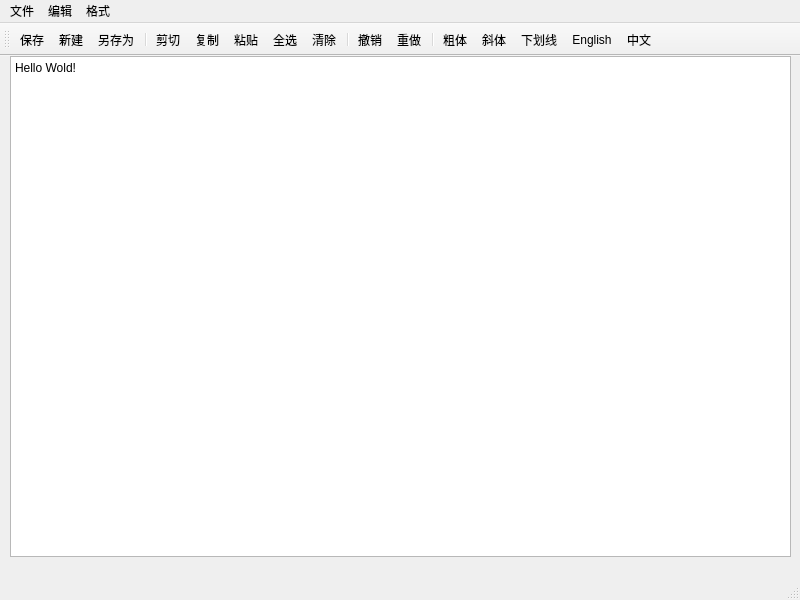
<?xml version="1.0" encoding="UTF-8"?>
<ui version="4.0">
 <class>MainWindow</class>
 <widget class="QMainWindow" name="MainWindow">
  <property name="geometry">
   <rect>
    <x>0</x>
    <y>0</y>
    <width>800</width>
    <height>600</height>
   </rect>
  </property>
  <property name="windowTitle">
   <string>MainWindow</string>
  </property>
  <widget class="QWidget" name="centralwidget">
   <widget class="QPlainTextEdit" name="plainTextEdit">
    <property name="geometry">
     <rect>
      <x>10</x>
      <y>0</y>
      <width>781</width>
      <height>501</height>
     </rect>
    </property>
    <property name="plainText">
     <string>Hello Wold!</string>
    </property>
   </widget>
  </widget>
  <widget class="QMenuBar" name="menubar">
   <property name="geometry">
    <rect>
     <x>0</x>
     <y>0</y>
     <width>800</width>
     <height>29</height>
    </rect>
   </property>
   <widget class="QMenu" name="menu_File">
    <property name="title">
     <string>文件</string>
    </property>
    <addaction name="action_New"/>
    <addaction name="action_Save"/>
    <addaction name="action_SaveAnother"/>
    <addaction name="action_Open"/>
    <addaction name="separator"/>
    <addaction name="action_Close"/>
   </widget>
   <widget class="QMenu" name="menu_Edit">
    <property name="title">
     <string>编辑</string>
    </property>
    <addaction name="action_Copy"/>
    <addaction name="action_Paste"/>
    <addaction name="action_Cut"/>
    <addaction name="separator"/>
    <addaction name="action_SlelctAll"/>
    <addaction name="action_Clear"/>
    <addaction name="separator"/>
    <addaction name="action_Undo"/>
    <addaction name="action_Redo"/>
   </widget>
   <widget class="QMenu" name="menu_2">
    <property name="title">
     <string>格式</string>
    </property>
    <widget class="QMenu" name="menuLanguage">
     <property name="title">
      <string>Language</string>
     </property>
     <addaction name="action_English"/>
     <addaction name="action_Chinese"/>
    </widget>
    <addaction name="action_Bold"/>
    <addaction name="action_Italic"/>
    <addaction name="action_UnderLine"/>
    <addaction name="separator"/>
    <addaction name="menuLanguage"/>
    <addaction name="separator"/>
    <addaction name="action_Text"/>
   </widget>
   <addaction name="menu_File"/>
   <addaction name="menu_Edit"/>
   <addaction name="menu_2"/>
  </widget>
  <widget class="QToolBar" name="toolBar">
   <property name="windowTitle">
    <string>toolBar</string>
   </property>
   <attribute name="toolBarArea">
    <enum>TopToolBarArea</enum>
   </attribute>
   <attribute name="toolBarBreak">
    <bool>false</bool>
   </attribute>
   <addaction name="action_Save"/>
   <addaction name="action_New"/>
   <addaction name="action_SaveAnother"/>
   <addaction name="separator"/>
   <addaction name="action_Cut"/>
   <addaction name="action_Copy"/>
   <addaction name="action_Paste"/>
   <addaction name="action_SlelctAll"/>
   <addaction name="action_Clear"/>
   <addaction name="separator"/>
   <addaction name="action_Undo"/>
   <addaction name="action_Redo"/>
   <addaction name="separator"/>
   <addaction name="action_Bold"/>
   <addaction name="action_Italic"/>
   <addaction name="action_UnderLine"/>
   <addaction name="action_English"/>
   <addaction name="action_Chinese"/>
  </widget>
  <widget class="QStatusBar" name="statusBar"/>
  <action name="action_Open">
   <property name="icon">
    <iconset>
     <normalon>images/001.GIF</normalon>
    </iconset>
   </property>
   <property name="text">
    <string>打开</string>
   </property>
   <property name="toolTip">
    <string>打开文件</string>
   </property>
   <property name="shortcut">
    <string>Ctrl+O</string>
   </property>
  </action>
  <action name="action_Save">
   <property name="icon">
    <iconset>
     <normaloff>images/104.bmp</normaloff>images/104.bmp</iconset>
   </property>
   <property name="text">
    <string>保存</string>
   </property>
   <property name="toolTip">
    <string>保存当前文件</string>
   </property>
  </action>
  <action name="action_New">
   <property name="icon">
    <iconset>
     <normaloff>images/100.bmp</normaloff>images/100.bmp</iconset>
   </property>
   <property name="text">
    <string>新建</string>
   </property>
   <property name="toolTip">
    <string>新建文件</string>
   </property>
  </action>
  <action name="action_SaveAnother">
   <property name="icon">
    <iconset>
     <normaloff>images/106.bmp</normaloff>images/106.bmp</iconset>
   </property>
   <property name="text">
    <string>另存为</string>
   </property>
   <property name="toolTip">
    <string>另存为</string>
   </property>
  </action>
  <action name="action_Close">
   <property name="icon">
    <iconset>
     <normaloff>images/132.bmp</normaloff>images/132.bmp</iconset>
   </property>
   <property name="text">
    <string>关闭</string>
   </property>
   <property name="toolTip">
    <string>关闭程序</string>
   </property>
  </action>
  <action name="action_Copy">
   <property name="icon">
    <iconset>
     <normaloff>images/202.bmp</normaloff>images/202.bmp</iconset>
   </property>
   <property name="text">
    <string>复制</string>
   </property>
   <property name="toolTip">
    <string>复制文本</string>
   </property>
   <property name="shortcut">
    <string>Ctrl+C</string>
   </property>
  </action>
  <action name="action_Paste">
   <property name="icon">
    <iconset>
     <normaloff>images/204.bmp</normaloff>images/204.bmp</iconset>
   </property>
   <property name="text">
    <string>粘贴</string>
   </property>
   <property name="toolTip">
    <string>粘贴文本</string>
   </property>
   <property name="shortcut">
    <string>Ctrl+V</string>
   </property>
  </action>
  <action name="action_SlelctAll">
   <property name="text">
    <string>全选</string>
   </property>
   <property name="shortcut">
    <string>Ctrl+A</string>
   </property>
  </action>
  <action name="action_Clear">
   <property name="text">
    <string>清除</string>
   </property>
   <property name="shortcut">
    <string>Ctrl+D</string>
   </property>
  </action>
  <action name="action_Undo">
   <property name="icon">
    <iconset>
     <normaloff>images/206.bmp</normaloff>images/206.bmp</iconset>
   </property>
   <property name="text">
    <string>撤销</string>
   </property>
   <property name="toolTip">
    <string>撤销上次操作</string>
   </property>
  </action>
  <action name="action_Redo">
   <property name="checkable">
    <bool>false</bool>
   </property>
   <property name="icon">
    <iconset>
     <normaloff>images/208.bmp</normaloff>images/208.bmp</iconset>
   </property>
   <property name="text">
    <string>重做</string>
   </property>
   <property name="toolTip">
    <string>重做上次操作</string>
   </property>
  </action>
  <action name="action_Bold">
   <property name="checkable">
    <bool>true</bool>
   </property>
   <property name="icon">
    <iconset>
     <normaloff>images/500.bmp</normaloff>images/500.bmp</iconset>
   </property>
   <property name="text">
    <string>粗体</string>
   </property>
   <property name="toolTip">
    <string>字体加粗</string>
   </property>
  </action>
  <action name="action_Italic">
   <property name="checkable">
    <bool>true</bool>
   </property>
   <property name="icon">
    <iconset>
     <normaloff>images/502.bmp</normaloff>images/502.bmp</iconset>
   </property>
   <property name="text">
    <string>斜体</string>
   </property>
   <property name="toolTip">
    <string>字体倾斜</string>
   </property>
  </action>
  <action name="action_UnderLine">
   <property name="checkable">
    <bool>true</bool>
   </property>
   <property name="icon">
    <iconset>
     <normaloff>images/504.bmp</normaloff>images/504.bmp</iconset>
   </property>
   <property name="text">
    <string>下划线</string>
   </property>
  </action>
  <action name="action_English">
   <property name="icon">
    <iconset>
     <normaloff>images/timg2.jpg</normaloff>images/timg2.jpg</iconset>
   </property>
   <property name="text">
    <string>English</string>
   </property>
  </action>
  <action name="action_Chinese">
   <property name="icon">
    <iconset>
     <normaloff>images/CN.jpg</normaloff>images/CN.jpg</iconset>
   </property>
   <property name="text">
    <string>中文</string>
   </property>
  </action>
  <action name="action_Text">
   <property name="checkable">
    <bool>true</bool>
   </property>
   <property name="text">
    <string>显示按钮文字</string>
   </property>
  </action>
  <action name="action_Cut">
   <property name="icon">
    <iconset>
     <normaloff>images/200.bmp</normaloff>images/200.bmp</iconset>
   </property>
   <property name="text">
    <string>剪切</string>
   </property>
   <property name="toolTip">
    <string>剪切文本</string>
   </property>
   <property name="shortcut">
    <string>Ctrl+X</string>
   </property>
  </action>
 </widget>
 <resources/>
 <connections>
  <connection>
   <sender>action_Copy</sender>
   <signal>triggered()</signal>
   <receiver>plainTextEdit</receiver>
   <slot>copy()</slot>
   <hints>
    <hint type="sourcelabel">
     <x>-1</x>
     <y>-1</y>
    </hint>
    <hint type="destinationlabel">
     <x>400</x>
     <y>317</y>
    </hint>
   </hints>
  </connection>
  <connection>
   <sender>plainTextEdit</sender>
   <signal>undoAvailable(bool)</signal>
   <receiver>action_Undo</receiver>
   <slot>setEnabled(bool)</slot>
   <hints>
    <hint type="sourcelabel">
     <x>400</x>
     <y>317</y>
    </hint>
    <hint type="destinationlabel">
     <x>-1</x>
     <y>-1</y>
    </hint>
   </hints>
  </connection>
  <connection>
   <sender>plainTextEdit</sender>
   <signal>redoAvailable(bool)</signal>
   <receiver>action_Redo</receiver>
   <slot>setEnabled(bool)</slot>
   <hints>
    <hint type="sourcelabel">
     <x>400</x>
     <y>317</y>
    </hint>
    <hint type="destinationlabel">
     <x>-1</x>
     <y>-1</y>
    </hint>
   </hints>
  </connection>
  <connection>
   <sender>action_Cut</sender>
   <signal>triggered()</signal>
   <receiver>plainTextEdit</receiver>
   <slot>cut()</slot>
   <hints>
    <hint type="sourcelabel">
     <x>-1</x>
     <y>-1</y>
    </hint>
    <hint type="destinationlabel">
     <x>400</x>
     <y>317</y>
    </hint>
   </hints>
  </connection>
  <connection>
   <sender>action_Paste</sender>
   <signal>triggered()</signal>
   <receiver>plainTextEdit</receiver>
   <slot>paste()</slot>
   <hints>
    <hint type="sourcelabel">
     <x>-1</x>
     <y>-1</y>
    </hint>
    <hint type="destinationlabel">
     <x>400</x>
     <y>317</y>
    </hint>
   </hints>
  </connection>
  <connection>
   <sender>action_SlelctAll</sender>
   <signal>triggered()</signal>
   <receiver>plainTextEdit</receiver>
   <slot>selectAll()</slot>
   <hints>
    <hint type="sourcelabel">
     <x>-1</x>
     <y>-1</y>
    </hint>
    <hint type="destinationlabel">
     <x>400</x>
     <y>317</y>
    </hint>
   </hints>
  </connection>
  <connection>
   <sender>action_Clear</sender>
   <signal>triggered()</signal>
   <receiver>plainTextEdit</receiver>
   <slot>clear()</slot>
   <hints>
    <hint type="sourcelabel">
     <x>-1</x>
     <y>-1</y>
    </hint>
    <hint type="destinationlabel">
     <x>400</x>
     <y>317</y>
    </hint>
   </hints>
  </connection>
  <connection>
   <sender>action_Close</sender>
   <signal>triggered()</signal>
   <receiver>MainWindow</receiver>
   <slot>close()</slot>
   <hints>
    <hint type="sourcelabel">
     <x>-1</x>
     <y>-1</y>
    </hint>
    <hint type="destinationlabel">
     <x>399</x>
     <y>299</y>
    </hint>
   </hints>
  </connection>
  <connection>
   <sender>action_Redo</sender>
   <signal>triggered()</signal>
   <receiver>plainTextEdit</receiver>
   <slot>redo()</slot>
   <hints>
    <hint type="sourcelabel">
     <x>-1</x>
     <y>-1</y>
    </hint>
    <hint type="destinationlabel">
     <x>400</x>
     <y>317</y>
    </hint>
   </hints>
  </connection>
  <connection>
   <sender>action_Undo</sender>
   <signal>triggered()</signal>
   <receiver>plainTextEdit</receiver>
   <slot>undo()</slot>
   <hints>
    <hint type="sourcelabel">
     <x>-1</x>
     <y>-1</y>
    </hint>
    <hint type="destinationlabel">
     <x>400</x>
     <y>317</y>
    </hint>
   </hints>
  </connection>
 </connections>
</ui>
